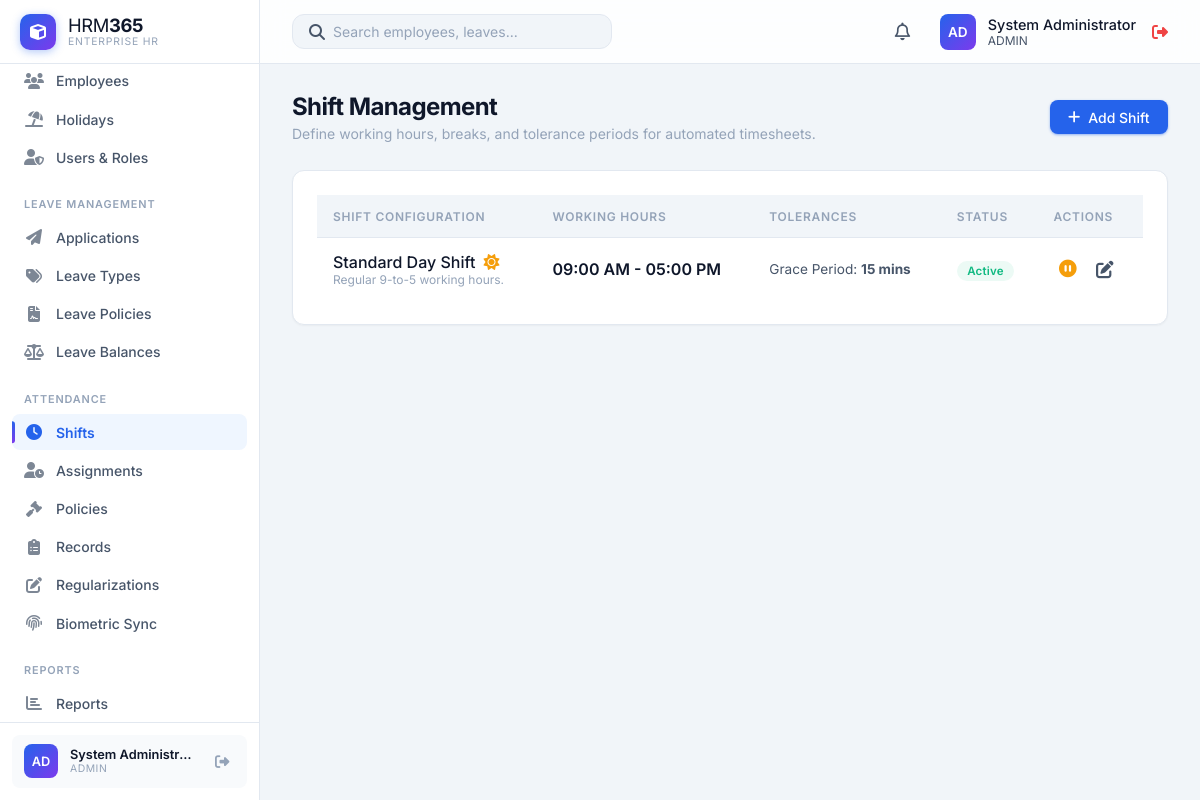
/HRM365/modules/shifts/index.php (signed in), run on an earlier commit of the app's database.
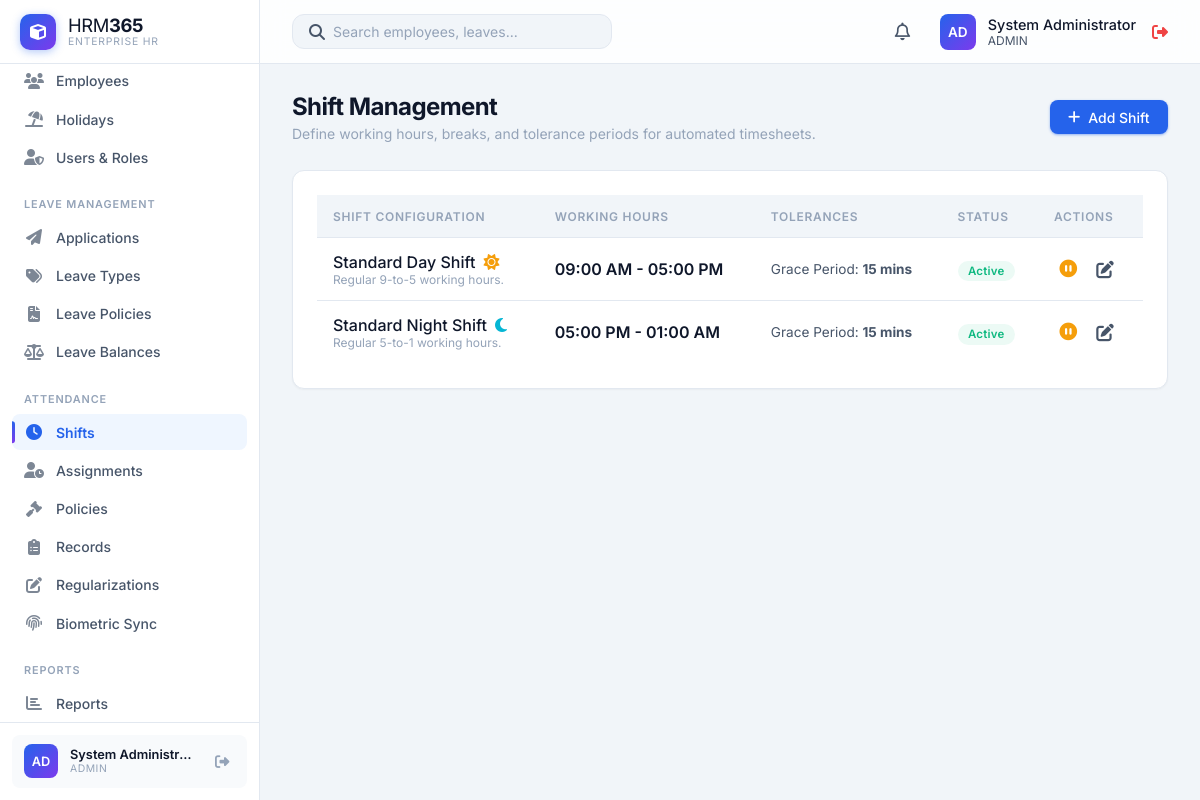
And on a later commit of the database.
### tables this page shows
CREATE TABLE `shifts` (
  `id` int(11) NOT NULL,
  `name` varchar(100) NOT NULL,
  `description` text DEFAULT NULL,
  `start_time` time NOT NULL,
  `end_time` time NOT NULL,
  `grace_period` int(11) DEFAULT 0,
  `is_night_shift` tinyint(1) DEFAULT 0,
  `status` enum('Active','Inactive') DEFAULT 'Active',
  `created_at` timestamp NOT NULL DEFAULT current_timestamp()
);

### HRM365/modules/shifts/index.php (the view, shortened to what this page needs)
<?php
require_once '../../includes/auth.php';
$stmt = $pdo->query("SELECT * FROM shifts ORDER BY name ASC");
$shifts = $stmt->fetchAll();
include '../../includes/header.php';
?>
<div class="page-header">
    <div>
        <h1 class="page-title">Shift Management</h1>
        <div class="page-subtitle">Define working hours, breaks, and tolerance periods for automated timesheets.</div>
    </div>
    <a href="create.php" class="btn btn-primary">
        <i class="fas fa-plus"></i> Add Shift
    </a>
</div>
<div class="card">
    <div class="table-container">
        <table class="table">
            <thead>
                <tr>
                    <th>Shift Configuration</th>
                    <th>Working Hours</th>
                    <th>Tolerances</th>
                    <th>Status</th>
                    <th>Actions</th>
                </tr>
            </thead>
            <tbody>
                <?php foreach ($shifts as $s): ?>
                <tr>
                    <td>
                        <div style="font-weight: 500; color: var(--text-primary); display: flex; align-items: center; gap: 0.5rem;">
                            <?php echo htmlspecialchars($s['name']); ?>
                            <?php if ($s['is_night_shift']): ?>
                                <i class="fas fa-moon" style="color: var(--accent-info);" title="Night Shift"></i>
                            <?php else: ?>
                                <i class="fas fa-sun" style="color: var(--accent-warning);" title="Day Shift"></i>
                            <?php endif; ?>
                        </div>
                        <div style="font-size: 0.75rem; color: var(--text-muted);"><?php echo htmlspecialchars(substr($s['description'], 0, 50)); ?></div>
                    </td>
                    <td>
                        <div style="font-weight: 600; color: var(--text-primary);">
                            <?php echo date('h:i A', strtotime($s['start_time'])); ?> - <?php echo date('h:i A', strtotime($s['end_time'])); ?>
                        </div>
                    </td>
                    <td>
                        <div style="font-size: 0.85rem; color: var(--text-secondary);">Grace Period: <strong><?php echo intval($s['grace_period']); ?> mins</strong></div>
                    </td>
                    <td>
                        <?php if ($s['status'] === 'Active'): ?>
                            <span class="status-badge status-active">Active</span>
                        <?php else: ?>
                            <span class="status-badge" style="background: var(--bg-hover); color: var(--text-muted);">Inactive</span>
                        <?php endif; ?>
                    </td>
                    <td>
                        <div style="display: flex; gap: 0.5rem;">
                            <form action="toggle_status.php" method="POST" style="margin: 0;">
                                <?php if ($s['status'] === 'Active'): ?>
                                    <button type="submit" class="action-btn" style="color: var(--accent-warning);" title="Deactivate Shift"><i class="fas fa-pause-circle"></i></button>
                                <?php else: ?>
                                    <input type="hidden" name="status" value="Active">
                                    <button type="submit" class="action-btn" style="color: var(--accent-success);" title="Activate Shift"><i class="fas fa-play-circle"></i></button>
                                <?php endif; ?>
                            </form>
                            <a href="edit.php?id=<?php echo $s['id']; ?>" class="action-btn" title="Edit Shift Rules"><i class="fas fa-edit"></i></a>
                        </div>
                    </td>
                </tr>
                <?php endforeach; ?>
            </tbody>
        </table>
    </div>
</div>
<?php include '../../includes/footer.php'; ?>

What changed in the data, as far as the page shows it:
added shifts: name "Standard Night Shift", is_night_shift 1 (drawn), description "Regular 5-to-1 working hours.", start_time "05:00 PM", end_time "01:00 AM", grace_period "15", status "Active"
